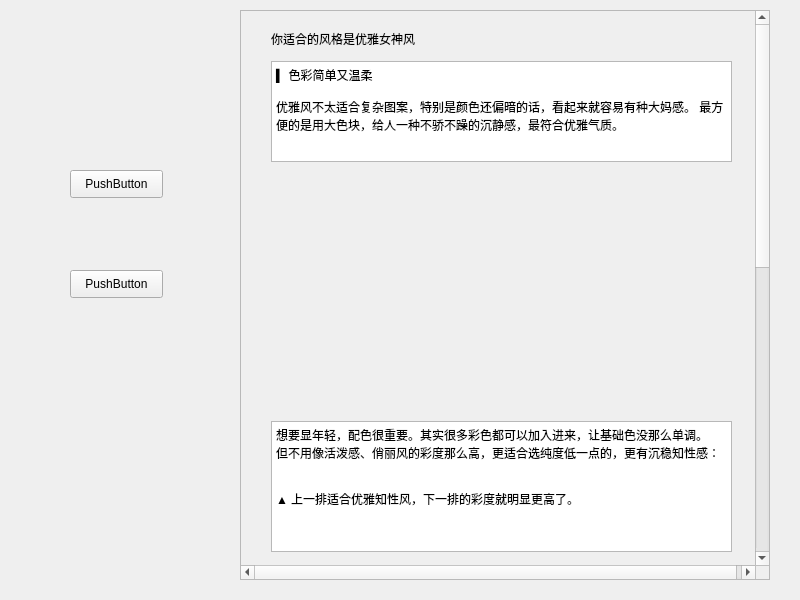
<?xml version="1.0" encoding="UTF-8"?>
<ui version="4.0">
 <class>w_b_t</class>
 <widget class="QWidget" name="w_b_t">
  <property name="geometry">
   <rect>
    <x>0</x>
    <y>0</y>
    <width>800</width>
    <height>600</height>
   </rect>
  </property>
  <property name="minimumSize">
   <size>
    <width>800</width>
    <height>600</height>
   </size>
  </property>
  <property name="maximumSize">
   <size>
    <width>800</width>
    <height>600</height>
   </size>
  </property>
  <property name="windowTitle">
   <string>Form</string>
  </property>
  <widget class="QScrollArea" name="scrollArea">
   <property name="geometry">
    <rect>
     <x>240</x>
     <y>10</y>
     <width>530</width>
     <height>570</height>
    </rect>
   </property>
   <property name="verticalScrollBarPolicy">
    <enum>Qt::ScrollBarAlwaysOn</enum>
   </property>
   <property name="horizontalScrollBarPolicy">
    <enum>Qt::ScrollBarAlwaysOn</enum>
   </property>
   <property name="widgetResizable">
    <bool>false</bool>
   </property>
   <widget class="QWidget" name="scrollAreaWidgetContents">
    <property name="geometry">
     <rect>
      <x>0</x>
      <y>0</y>
      <width>519</width>
      <height>1200</height>
     </rect>
    </property>
    <widget class="QLabel" name="label">
     <property name="geometry">
      <rect>
       <x>30</x>
       <y>20</y>
       <width>221</width>
       <height>16</height>
      </rect>
     </property>
     <property name="text">
      <string>你适合的风格是优雅女神风</string>
     </property>
    </widget>
    <widget class="QTextBrowser" name="textBrowser">
     <property name="geometry">
      <rect>
       <x>30</x>
       <y>50</y>
       <width>461</width>
       <height>101</height>
      </rect>
     </property>
     <property name="html">
      <string>&lt;!DOCTYPE HTML PUBLIC &quot;-//W3C//DTD HTML 4.0//EN&quot; &quot;http://www.w3.org/TR/REC-html40/strict.dtd&quot;&gt;
&lt;html&gt;&lt;head&gt;&lt;meta name=&quot;qrichtext&quot; content=&quot;1&quot; /&gt;&lt;style type=&quot;text/css&quot;&gt;
p, li { white-space: pre-wrap; }
&lt;/style&gt;&lt;/head&gt;&lt;body style=&quot; font-family:'SimSun'; font-size:9pt; font-weight:400; font-style:normal;&quot;&gt;
&lt;p style=&quot; margin-top:0px; margin-bottom:0px; margin-left:0px; margin-right:0px; -qt-block-indent:0; text-indent:0px;&quot;&gt;▍ 色彩简单又温柔&lt;/p&gt;
&lt;p style=&quot;-qt-paragraph-type:empty; margin-top:0px; margin-bottom:0px; margin-left:0px; margin-right:0px; -qt-block-indent:0; text-indent:0px;&quot;&gt;&lt;br /&gt;&lt;/p&gt;
&lt;p style=&quot; margin-top:0px; margin-bottom:0px; margin-left:0px; margin-right:0px; -qt-block-indent:0; text-indent:0px;&quot;&gt;优雅风不太适合复杂图案，特别是颜色还偏暗的话，看起来就容易有种大妈感。 最方便的是用大色块，给人一种不骄不躁的沉静感，最符合优雅气质。&lt;/p&gt;&lt;/body&gt;&lt;/html&gt;</string>
     </property>
    </widget>
    <widget class="QLabel" name="label_2">
     <property name="geometry">
      <rect>
       <x>40</x>
       <y>160</y>
       <width>441</width>
       <height>231</height>
      </rect>
     </property>
     <property name="text">
      <string/>
     </property>
    </widget>
    <widget class="QTextBrowser" name="textBrowser_2">
     <property name="geometry">
      <rect>
       <x>30</x>
       <y>410</y>
       <width>461</width>
       <height>131</height>
      </rect>
     </property>
     <property name="html">
      <string>&lt;!DOCTYPE HTML PUBLIC &quot;-//W3C//DTD HTML 4.0//EN&quot; &quot;http://www.w3.org/TR/REC-html40/strict.dtd&quot;&gt;
&lt;html&gt;&lt;head&gt;&lt;meta name=&quot;qrichtext&quot; content=&quot;1&quot; /&gt;&lt;style type=&quot;text/css&quot;&gt;
p, li { white-space: pre-wrap; }
&lt;/style&gt;&lt;/head&gt;&lt;body style=&quot; font-family:'SimSun'; font-size:9pt; font-weight:400; font-style:normal;&quot;&gt;
&lt;p style=&quot; margin-top:0px; margin-bottom:0px; margin-left:0px; margin-right:0px; -qt-block-indent:0; text-indent:0px;&quot;&gt;想要显年轻，配色很重要。其实很多彩色都可以加入进来，让基础色没那么单调。&lt;/p&gt;
&lt;p style=&quot; margin-top:0px; margin-bottom:0px; margin-left:0px; margin-right:0px; -qt-block-indent:0; text-indent:0px;&quot;&gt;但不用像活泼感、俏丽风的彩度那么高，更适合选纯度低一点的，更有沉稳知性感：&lt;/p&gt;
&lt;p style=&quot;-qt-paragraph-type:empty; margin-top:0px; margin-bottom:0px; margin-left:0px; margin-right:0px; -qt-block-indent:0; text-indent:0px;&quot;&gt;&lt;br /&gt;&lt;/p&gt;
&lt;p style=&quot;-qt-paragraph-type:empty; margin-top:0px; margin-bottom:0px; margin-left:0px; margin-right:0px; -qt-block-indent:0; text-indent:0px;&quot;&gt;&lt;br /&gt;&lt;/p&gt;
&lt;p style=&quot; margin-top:0px; margin-bottom:0px; margin-left:0px; margin-right:0px; -qt-block-indent:0; text-indent:0px;&quot;&gt;▲ 上一排适合优雅知性风，下一排的彩度就明显更高了。&lt;/p&gt;&lt;/body&gt;&lt;/html&gt;</string>
     </property>
    </widget>
    <widget class="QLabel" name="label_3">
     <property name="geometry">
      <rect>
       <x>30</x>
       <y>550</y>
       <width>461</width>
       <height>291</height>
      </rect>
     </property>
     <property name="text">
      <string/>
     </property>
    </widget>
    <widget class="QTextBrowser" name="textBrowser_3">
     <property name="geometry">
      <rect>
       <x>30</x>
       <y>850</y>
       <width>461</width>
       <height>81</height>
      </rect>
     </property>
     <property name="html">
      <string>&lt;!DOCTYPE HTML PUBLIC &quot;-//W3C//DTD HTML 4.0//EN&quot; &quot;http://www.w3.org/TR/REC-html40/strict.dtd&quot;&gt;
&lt;html&gt;&lt;head&gt;&lt;meta name=&quot;qrichtext&quot; content=&quot;1&quot; /&gt;&lt;style type=&quot;text/css&quot;&gt;
p, li { white-space: pre-wrap; }
&lt;/style&gt;&lt;/head&gt;&lt;body style=&quot; font-family:'SimSun'; font-size:9pt; font-weight:400; font-style:normal;&quot;&gt;
&lt;p style=&quot; margin-top:0px; margin-bottom:0px; margin-left:0px; margin-right:0px; -qt-block-indent:0; text-indent:0px;&quot;&gt;另外，材质上微微的光泽感，也很容易有优雅温润的感觉。也能让这种浅色看起来带点贵气，区别于小清新。&lt;/p&gt;
&lt;p style=&quot;-qt-paragraph-type:empty; margin-top:0px; margin-bottom:0px; margin-left:0px; margin-right:0px; -qt-block-indent:0; text-indent:0px;&quot;&gt;&lt;br /&gt;&lt;/p&gt;
&lt;p style=&quot; margin-top:0px; margin-bottom:0px; margin-left:0px; margin-right:0px; -qt-block-indent:0; text-indent:0px;&quot;&gt;或者选择一些拼色设计的单品，增加一点时尚度。&lt;/p&gt;&lt;/body&gt;&lt;/html&gt;</string>
     </property>
    </widget>
    <widget class="QLabel" name="label_4">
     <property name="geometry">
      <rect>
       <x>30</x>
       <y>950</y>
       <width>461</width>
       <height>231</height>
      </rect>
     </property>
     <property name="text">
      <string/>
     </property>
    </widget>
   </widget>
  </widget>
  <widget class="QPushButton" name="pushButton_2">
   <property name="geometry">
    <rect>
     <x>70</x>
     <y>170</y>
     <width>93</width>
     <height>28</height>
    </rect>
   </property>
   <property name="text">
    <string>PushButton</string>
   </property>
  </widget>
  <widget class="QPushButton" name="pushButton_3">
   <property name="geometry">
    <rect>
     <x>70</x>
     <y>270</y>
     <width>93</width>
     <height>28</height>
    </rect>
   </property>
   <property name="text">
    <string>PushButton</string>
   </property>
  </widget>
 </widget>
 <resources/>
 <connections/>
</ui>
